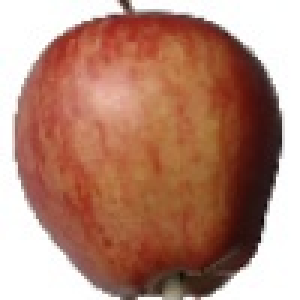
#> input picture Datasets/Apple/11_100.jpg, 100 x 100 px (shown 3 times larger); its folder holds only this picture in this run
$ python load_dataset.py
#> lines starting #> are read from the running program, lines starting #| are printed output that depends on the picture
import numpy as np
import os
import pickle
import cv2
import random

datadir = "Datasets"

categories = ["Apple", "Lemon", "Mango", "Raspberry"]

training_data = []

for category in categories:
    path = os.path.join(datadir, category)
    class_label = categories.index(category)
    for img in os.listdir(path):
        img_array = cv2.imread(os.path.join(path, img), cv2.IMREAD_GRAYSCALE)
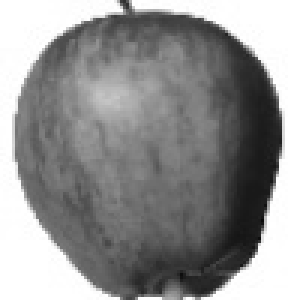
#> img_array: shape (100, 100) (shown 3 times larger); min 9, max 255, mean 146.2
        training_data.append([img_array, class_label])
#> pass 2 of the loop `for category in categories:`:
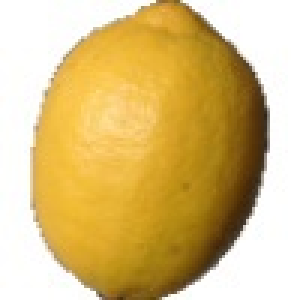
#> input picture Datasets/Lemon/0_100.jpg, 100 x 100 px (shown 3 times larger)
#> `img_array = cv2.imread(os.path.join(path, img), cv2.IMREAD_GRAYSCALE)`:
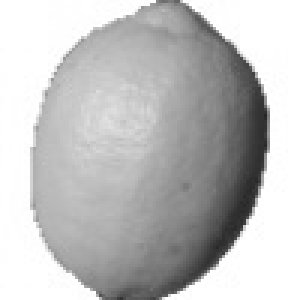
#> img_array: shape (100, 100) (shown 3 times larger); min 38, max 255, mean 191.6
#> (the run stopped early here; a loop or call above may not have finished)
